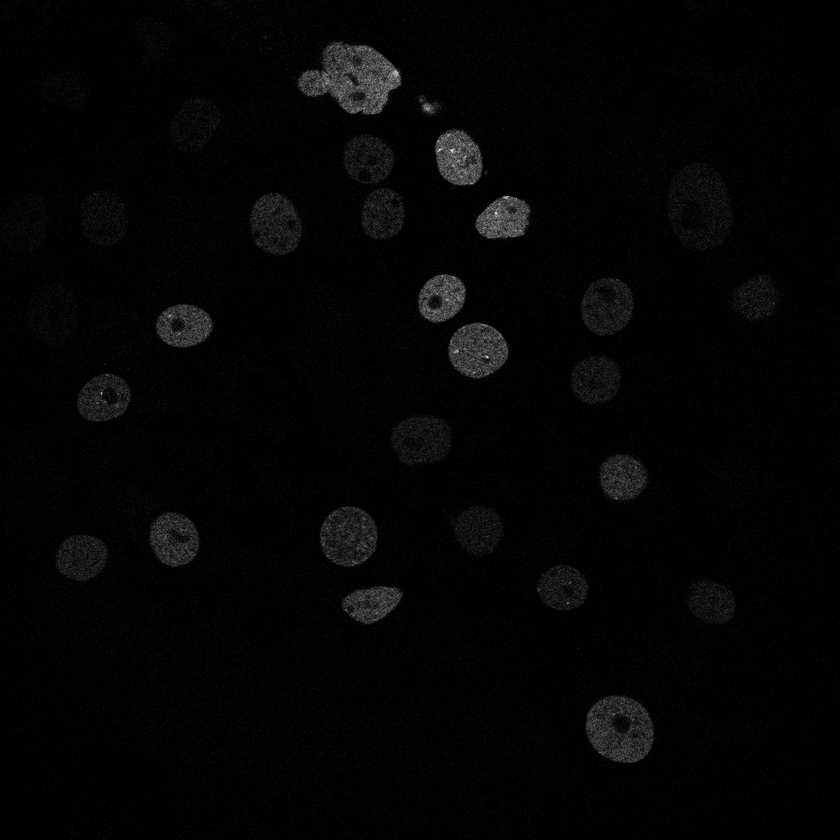
#> input picture Ergebnisse/Histogramm_stretching/N2DH-GOWT1/t72.tif, 840 x 840 px, shrunk from 1024 x 1024 before the run, found by its file name
$ jupyter execute --allow-errors Boxplot_Preprocessing_Otsu.ipynb   (older library calls are emulated)
#> lines starting #> are read from the running program, lines starting #| are printed output that depends on the picture
[cell 1]
import pandas as pd
import numpy as np
import os
from skimage import io
import seaborn as sns
import matplotlib as mlp


def dice(img1, img2):

#boolean data für dicescore nötig
    img1 = np.asarray(img1).astype(bool)
    img2 = np.asarray(img2).astype(bool)

#definiere gemeinsame elemente -> funktion vergleicht elementweise img1 mit img2
    commonelements = np.equal(img1, img2)
    elements1 = img1.shape[0]*img1.shape[1]
    elements2 = img2.shape[0]*img2.shape[1]
    d = 2* commonelements.sum()/(elements1 + elements2)
    return d

import os
def anwendungdice(input_path1,input_path2,dice_list):
    files1 = os.listdir(input_path1)
    files2 = os.listdir(input_path2)
    for o in range(len(files1)):
        file_path1 = os.path.join(input_path1,files1[o])
        file_path2 = os.path.join(input_path2,files2[o])
        d = dice(io.imread(file_path1),io.imread(file_path2))
        dice_list.append(d)

[cell 2]
dice1_normal = list()
#> (the rest of this cell did not finish here and is left out)

[cell 3]
dice1_gauss1 = list()
#> (the rest of this cell did not finish here and is left out)

[cell 4]
dice1_none = list()
#> (the rest of this cell did not finish here and is left out)

[cell 5]
dice1_gauss2 = list()
#> (the rest of this cell did not finish here and is left out)

[cell 6]
dice1_gauss3 = list()
#> (the rest of this cell did not finish here and is left out)

[cell 7]
dice1_mean3 = list()
#> (the rest of this cell did not finish here and is left out)

[cell 8]
dice1_mean5 = list()
#> (the rest of this cell did not finish here and is left out)

[cell 9]
dice1_median3 = list()
#> (the rest of this cell did not finish here and is left out)

[cell 10]
dice1_median5 = list()
#> (the rest of this cell did not finish here and is left out)

[cell 11]
dice1_histo = list()
#> (the rest of this cell did not finish here and is left out)

[cell 12]
dice1_preprocessing = pd.DataFrame({'none': dice1_none, 'Otsu': dice1_normal, 'Histo': dice1_histo, 'Gauss, sigma = 1' : dice1_gauss1,  'Gauss, sigma = 2' : dice1_gauss2, 'Gauss, sigma = 3'  : dice1_gauss3, 'Mean 3x3': dice1_mean3 , 'Mean 5x5' : dice1_mean5, 'Median 3x3': dice1_median3 , 'Median 5x5': dice1_median5})
dice1_preprocessing

[cell 13]
import matplotlib.pyplot as plt
dice1_preprocessing  = sns.boxplot(dice1_preprocessing, palette ='pastel')
dice1_preprocessing.set_xticklabels(dice1_preprocessing.get_xticklabels(), rotation = 70)
dice1_preprocessing.set_title('Comparism of different preprocessing methods + Otsu')
dice1_preprocessing.set_ylim(0.5,1)
dice1_preprocessing.set_ylabel('Dice Score')
plt.savefig('Plot1Gauss.png')

[cell 14]
import numpy as np
from skimage import io

#images benennen -> hier noch für img1 image nach otsu einfügen
img1 = io.imread('/Users/kira/Downloads/UNI/DataAnalysis/topic01_team03/BilderDaten/BilderDaten/N2DH-GOWT1/img/t72.tif')
#> img1 is the input picture: shape (840, 840); min 0, max 223, mean 4.5
#> (the rest of this cell did not finish here and is left out)

[cell 15]
dscvalues1gauss = [0.6513109066744912, 0.5576589270763136, 0.6055637917502398, 0.6526359868886547, 0.6293698048694217]
#> dscvalues1gauss = [0.651, 0.558, 0.606, 0.653, 0.629]
dscvalues1none = [0.278076857380293, 0.2609383555104371, 0.24393510648313446, 0.3373632903275149, 0.3799143721694078]

import pandas as pd
import numpy as np

df2 = pd.DataFrame(list(zip(dscvalues1gauss, dscvalues1none)),
               columns =['Gauss', 'none'])
#> df2 = table of 5 rows and 2 columns
df2
sns.boxenplot(df2)
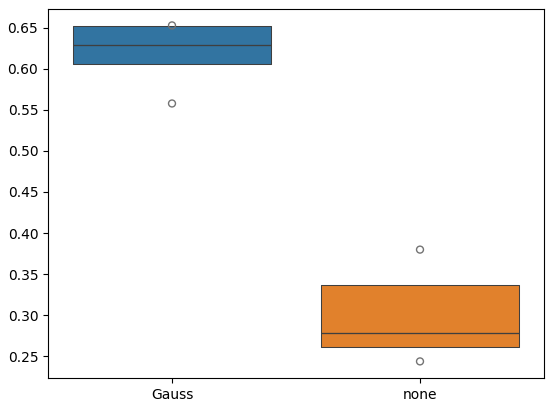
#> figure drawn by matplotlib, 1 panel

#> (a cell that did not finish here is left out)

[cell 17]
import seaborn as sns

sns.boxplot(dscvalues1gauss)
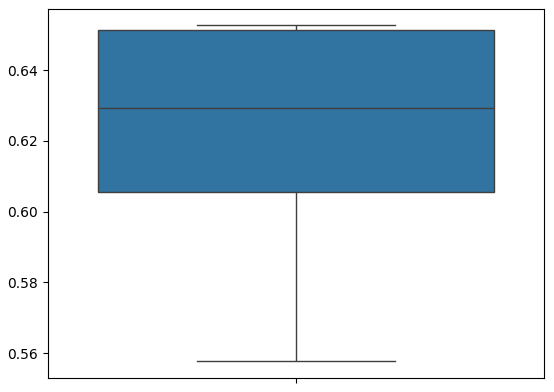
#> figure drawn by matplotlib, 1 panel
